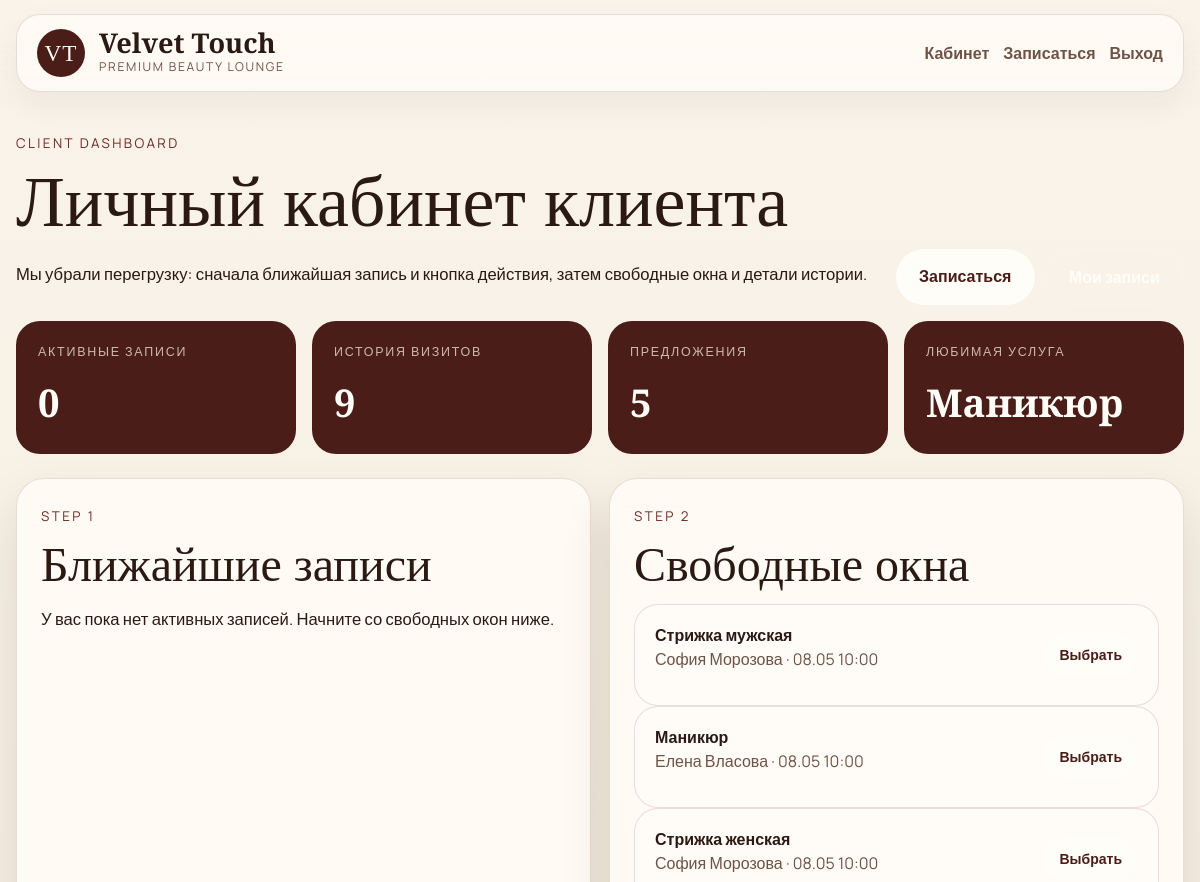
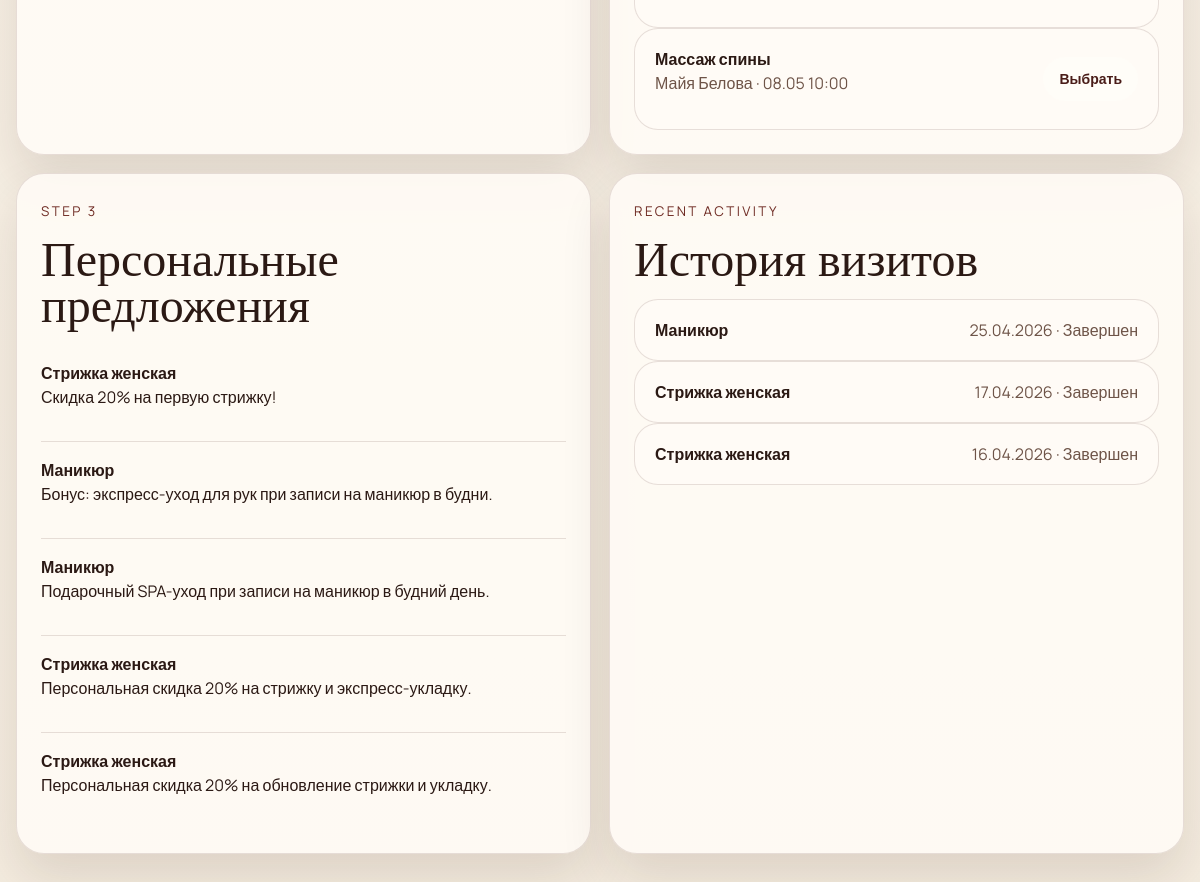
The app's page /dashboard (signed in) with its own data (2 pictures, top to bottom).
### models.py (models this page shows)
class Service(db.Model):
    __tablename__ = "services"
    id = db.Column(db.Integer, primary_key=True)
    name = db.Column(db.String(100), nullable=False)
    duration = db.Column(db.Integer, nullable=False)
    price = db.Column(db.Float, nullable=False)
    description = db.Column(db.Text)

class Slot(db.Model):
    __tablename__ = "slots"
    id = db.Column(db.Integer, primary_key=True)
    service_id = db.Column(db.Integer, db.ForeignKey("services.id"))
    master_id = db.Column(db.Integer, db.ForeignKey("masters.id"))
    start_time = db.Column(db.DateTime, nullable=False)
    is_available = db.Column(db.Boolean, default=True)
    service = db.relationship("Service")

class Master(db.Model):
    __tablename__ = "masters"
    id = db.Column(db.Integer, primary_key=True)
    name = db.Column(db.String(100), nullable=False)
    specialty = db.Column(db.String(120), nullable=False)
    phone = db.Column(db.String(20), nullable=False)
    address = db.Column(db.String(180), nullable=False)
    bio = db.Column(db.Text)
    photo_filename = db.Column(db.String(120))
    slots = db.relationship("Slot", backref="master", lazy="dynamic")
    appointments = db.relationship("Appointment", backref="master", lazy="dynamic")

class Offer(db.Model):
    __tablename__ = "offers"
    id = db.Column(db.Integer, primary_key=True)
    client_id = db.Column(db.Integer, db.ForeignKey("users.id"))
    service_id = db.Column(db.Integer, db.ForeignKey("services.id"))
    description = db.Column(db.String(200))
    discount_percent = db.Column(db.Integer, default=0)
    valid_until = db.Column(db.Date)
    service = db.relationship("Service")

class Appointment(db.Model):
    __tablename__ = "appointments"
    id = db.Column(db.Integer, primary_key=True)
    client_id = db.Column(db.Integer, db.ForeignKey("users.id"))
    service_id = db.Column(db.Integer, db.ForeignKey("services.id"))
    master_id = db.Column(db.Integer, db.ForeignKey("masters.id"))
    start_time = db.Column(db.DateTime, nullable=False)
    status = db.Column(db.String(20), default="active")
    booked_by_name = db.Column(db.String(120))
    booked_by_phone = db.Column(db.String(30))
    notes = db.Column(db.Text)
    service = db.relationship("Service")

### app.py (the view)
@app.route("/dashboard")
@login_required
def dashboard():
    if current_user.is_admin:
        return redirect(url_for("admin_dashboard"))
    now = datetime.now()
    active_appointments = Appointment.query.filter(
        Appointment.client_id == current_user.id,
        Appointment.status == "active",
        Appointment.start_time > now,
    ).order_by(Appointment.start_time.asc()).all()
    history_preview = Appointment.query.filter(
        Appointment.client_id == current_user.id,
        Appointment.status.in_(["completed", "cancelled"]),
    ).order_by(Appointment.start_time.desc()).limit(3).all()
    slot_preview = Slot.query.filter(
        Slot.is_available.is_(True),
        Slot.start_time > now,
    ).order_by(Slot.start_time.asc()).limit(4).all()
    offers = Offer.query.filter(
        Offer.client_id == current_user.id,
        Offer.valid_until >= now.date(),
    ).order_by(Offer.valid_until.asc()).all()
    return render_template(
        "dashboard.html",
        stats=collect_dashboard_stats(current_user),
        active_appointments=active_appointments,
        history_preview=history_preview,
        slot_preview=slot_preview,
        offers=offers,
    )

### app.py (called while the page is built)
@login_manager.user_loader
def load_user(user_id):
    return db.session.get(User, int(user_id))

@app.context_processor
def inject_global_context():
    return {
        "now": datetime.now(),
        "salon_name": SALON_NAME,
    }

### templates/dashboard.html (shortened to what this page needs)
{% extends "base.html" %}
{% block content %}
<section class="simple-hero shell">
    <div>
        <span class="eyebrow">Client dashboard</span>
        <h1>Личный кабинет клиента</h1>
        <p>Мы убрали перегрузку: сначала ближайшая запись и кнопка действия, затем свободные окна и детали истории.</p>
    </div>
    <div class="hero-side-actions">
        <a class="btn btn-primary" href="{{ url_for('free_slots') }}">Записаться</a>
        <a class="btn btn-outline-light" href="{{ url_for('appointments') }}">Мои записи</a>
    </div>
</section>
<section class="shell compact-stats">
    <article><span>Активные записи</span><strong>{{ stats.active_count }}</strong></article>
    <article><span>История визитов</span><strong>{{ stats.history_count }}</strong></article>
    <article><span>Предложения</span><strong>{{ stats.offers_count }}</strong></article>
    <article><span>Любимая услуга</span><strong>{{ stats.favorite_service or 'Пока формируется' }}</strong></article>
</section>
<section class="shell clean-grid">
    <article class="clean-card">
        <div class="section-heading-block">
            <span class="eyebrow">Step 1</span>
            <h2>Ближайшие записи</h2>
        </div>
        {% if active_appointments %}
            {% for appt in active_appointments %}
                <div class="booking-line">
                    <div>
                        <strong>{{ appt.service.name }}</strong>
                        <p>{{ appt.start_time.strftime('%d.%m.%Y %H:%M') }} · {{ appt.master.name }}</p>
                    </div>
                    <a class="btn btn-sm btn-outline-light" href="{{ url_for('appointments') }}">Подробнее</a>
                </div>
            {% endfor %}
        {% else %}
            <p class="muted-paragraph">У вас пока нет активных записей. Начните со свободных окон ниже.</p>
        {% endif %}
    </article>
    <article class="clean-card">
        <div class="section-heading-block">
            <span class="eyebrow">Step 2</span>
            <h2>Свободные окна</h2>
        </div>
        {% for slot in slot_preview %}
            <div class="booking-line">
                <div>
                    <strong>{{ slot.service.name }}</strong>
                    <p>{{ slot.master.name }} · {{ slot.start_time.strftime('%d.%m %H:%M') }}</p>
                </div>
                <a class="btn btn-sm btn-primary" href="{{ url_for('free_slots', service_id=slot.service_id, date=slot.start_time.strftime('%Y-%m-%d'), time=slot.start_time.strftime('%H:%M'), master=slot.master_id) }}">Выбрать</a>
            </div>
        {% endfor %}
    </article>
    <article class="clean-card">
        <div class="section-heading-block">
            <span class="eyebrow">Step 3</span>
            <h2>Персональные предложения</h2>
        </div>
        {% if offers %}
            {% for offer in offers %}
                <div class="offer-line">
                    <strong>{{ offer.service.name }}</strong>
                    <p>{{ offer.description }}</p>
                </div>
            {% endfor %}
        {% else %}
            <p class="muted-paragraph">Сейчас нет активных персональных предложений.</p>
        {% endif %}
    </article>
    <article class="clean-card">
        <div class="section-heading-block">
            <span class="eyebrow">Recent activity</span>
            <h2>История визитов</h2>
        </div>
        {% if history_preview %}
            {% for appt in history_preview %}
                <div class="history-line">
                    <strong>{{ appt.service.name }}</strong>
                    <span>{{ appt.start_time.strftime('%d.%m.%Y') }} · {{ 'Завершен' if appt.status == 'completed' else 'Отменен' }}</span>
                </div>
            {% endfor %}
        {% else %}
            <p class="muted-paragraph">История появится после первых посещений.</p>
        {% endif %}
    </article>
</section>
{% endblock %}

### static/css/style.css (style rules this page uses)
:root { --cream: #f7f0e4; --cream-soft: #f1e7d8; --white: #fffdf8; --wine: #6f2c24; --wine-dark: #4a1d19; --wine-deep: #34120f; --green-accent: #314b43; --text: #2b1914; --muted: #6e5448; --line: rgba(87, 45, 36, 0.14); --shadow: 0 24px 50px rgba(61, 22, 16, 0.12); }
* { box-sizing: border-box; }
html { scroll-behavior: smooth; }
body { margin: 0; background: linear-gradient(180deg, #f9f3e9, #f4ecdf); color: var(--text); font-family: "Manrope", sans-serif; }
a { color: inherit; text-decoration: none; }
.shell, .section-shell { width: min(1360px, calc(100% - 32px)); margin: 0 auto; }
.brand-link strong, .editorial-hero h1, .editorial-cream-band h2, .story-copy h2, .section-heading-block h2, .simple-hero h1, .auth-info h1, .auth-card h2, .offer-card h2, .final-check-card h2, .funnel-card h2, .confirm-card h2, .landing-service-row strong, .master-card-copy h3, .detail-card h2, .testimonial-card p { font-family: "Cormorant Garamond", serif; }
.btn { border: none; border-radius: 999px; padding: 0.95rem 1.45rem; font-weight: 700; transition: transform 0.2s ease, box-shadow 0.2s ease; }
.btn-primary { background: var(--white); color: var(--wine-dark); box-shadow: 0 10px 24px rgba(255, 255, 255, 0.12); }
.btn-outline-light, .btn-outline-danger { background: transparent; border: 1px solid rgba(255, 246, 238, 0.42); color: var(--white); }
.btn-sm { padding: 0.72rem 1rem; }
.eyebrow { display: inline-block; margin-bottom: 16px; color: rgba(255, 244, 236, 0.82); font-size: 0.84rem; letter-spacing: 0.18em; text-transform: uppercase; }
.editorial-hero h1, .simple-hero h1, .auth-info h1, .booking-funnel-hero h1 { font-size: clamp(3rem, 6vw, 5.8rem); line-height: 0.92; margin: 0 0 24px; }
.editorial-hero-copy p, .editorial-cream-band p, .story-copy p, .simple-hero p, .muted-paragraph, .detail-note, .auth-info p, .auth-footer, .auth-card p, .offer-card p, .master-card-copy p, .booking-funnel-hero p, .muted-dark { font-size: 1.04rem; line-height: 1.8; }
.editorial-cream-band h2, .story-copy h2, .section-heading-block h2, .funnel-card h2, .confirm-card h2, .final-check-card h2, .detail-card h2, .auth-card h2, .offer-card h2 { font-size: clamp(2.3rem, 4vw, 4rem); line-height: 0.96; margin: 0 0 16px; }
.editorial-cream-band h2, .section-heading-block .eyebrow, .simple-hero .eyebrow, .booking-funnel-hero .eyebrow, .muted-dark { color: var(--wine); }
.landing-service-row, .slot-preview-item, .booking-line, .history-line, .admin-appointment-card { display: flex; justify-content: space-between; gap: 18px; align-items: center; padding: 18px 20px; background: rgba(255, 252, 247, 0.82); border: 1px solid var(--line); border-radius: 24px; }
.landing-service-row p, .slot-preview-item p, .booking-line p, .history-line span, .admin-appointment-card small, .master-card-copy span { color: var(--muted); }
.master-card, .clean-card, .detail-card, .offer-card, .auth-card, .funnel-card, .confirm-card, .final-check-card { border-radius: 28px; border: 1px solid var(--line); background: rgba(255, 251, 246, 0.9); box-shadow: var(--shadow); }
.simple-hero, .booking-funnel-hero { padding: 24px 0 16px; }
.simple-hero, .booking-funnel-hero .section-shell { display: flex; justify-content: space-between; align-items: flex-end; gap: 20px; }
.compact-stats { display: grid; grid-template-columns: repeat(4, minmax(0, 1fr)); gap: 16px; margin-bottom: 24px; }
.compact-stats article { padding: 22px; border-radius: 24px; background: var(--wine-dark); color: var(--white); }
.compact-stats span { display: block; color: rgba(255, 245, 236, 0.72); text-transform: uppercase; font-size: 0.78rem; letter-spacing: 0.14em; margin-bottom: 12px; }
.compact-stats strong { font-size: 2.4rem; font-family: "Cormorant Garamond", serif; }
.clean-grid, .admin-grid, .detail-stack { display: grid; gap: 18px; }
.clean-grid { grid-template-columns: repeat(2, minmax(0, 1fr)); }
.clean-card, .detail-card, .offer-card, .auth-card, .funnel-card, .confirm-card, .final-check-card { padding: 24px; }
.offer-line { padding: 16px 0; border-bottom: 1px solid var(--line); }
.offer-line:last-child { border-bottom: 0; }
.filter-actions, .admin-actions, .hero-side-actions { display: flex; gap: 10px; flex-wrap: wrap; }

### records on screen
Service: name "Маникюр"
Slot: service.name "Стрижка мужская", master.name "София Морозова", start_time "08.05 10:00"
Slot: service.name "Маникюр", master.name "Елена Власова", start_time "08.05 10:00"
Slot: service.name "Стрижка женская", master.name "София Морозова", start_time "08.05 10:00"
Slot: service.name "Массаж спины", master.name "Майя Белова", start_time "08.05 10:00"
Offer: service.name "Стрижка женская", description "Скидка 20% на первую стрижку!"
Offer: service.name "Маникюр", description "Бонус: экспресс-уход для рук при записи на маникюр в будни."
Offer: service.name "Маникюр", description "Подарочный SPA-уход при записи на маникюр в будний день."
Offer: service.name "Стрижка женская", description "Персональная скидка 20% на стрижку и экспресс-укладку."
Offer: service.name "Стрижка женская", description "Персональная скидка 20% на обновление стрижки и укладку."
Appointment: service.name "Маникюр", start_time "25.04.2026", status "Завершен"
Appointment: service.name "Стрижка женская", start_time "17.04.2026", status "Завершен"
Appointment: service.name "Стрижка женская", start_time "16.04.2026", status "Завершен"

### other values on screen
{{ salon_name }} "Velvet Touch"
{{ stats.active_count }} "0"
{{ stats.history_count }} "9"
{{ stats.offers_count }} "5"
